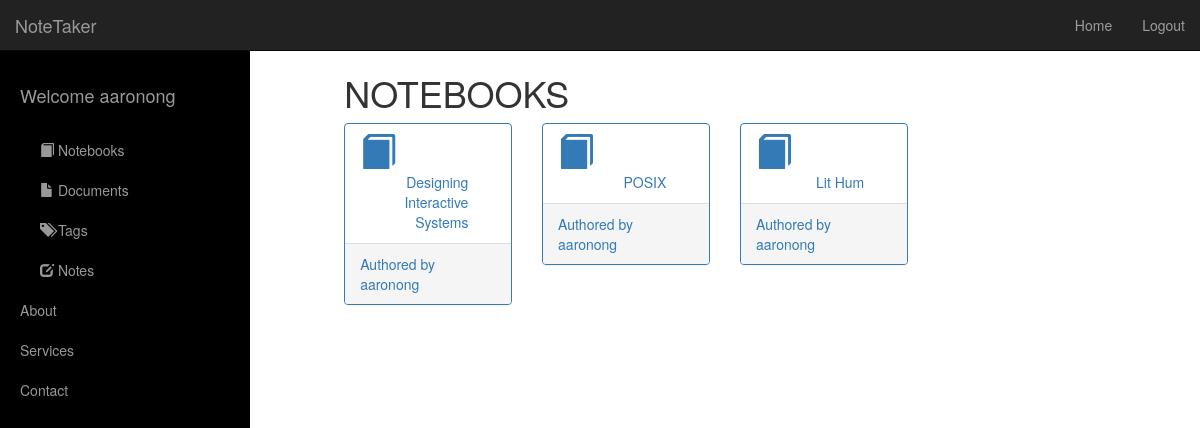
Screenshot of /notebooks/ (signed in) with the database file from the repository.
### notetaker/models.py (models this page shows, shortened)
@python_2_unicode_compatible
class Notebook(models.Model):
    owner = models.ForeignKey(NoteUser, on_delete=models.CASCADE)
    title = models.CharField(max_length=50)

### notetaker/views.py (the view)
# urls.py: url(r'^notebooks/$', views.notebooks, name='notebooks'),
def notebooks(request):
    all_notebooks = Notebook.objects.filter(owner=request.user)
    context = {
        'all_notebooks': all_notebooks,
    }
    return render(request, 'notebooks.html', context)

### notetaker/models.py (called while the page is built)
    def __str__(self):
        return self.username

### templates/notebooks.html (shortened to what this page needs)
{% extends 'base.html' %}
{% load staticfiles %}
{% block content %}
    <h2>Secret header</h2>
    <h1>NOTEBOOKS</h1>
    {% if all_notebooks %}
        <div class="row">
            {% for notebook in all_notebooks %}
                <div class="col-lg-3 col-md-6">
                    <div class="panel panel-primary">
                        <a href="/notebooks/{{ notebook.id }}/">
                            <div class="panel-heading">
                                <div class="row">
                                    <div class="col-xs-2">
                                        <i style="font-size:2.5em;" class="glyphicon glyphicon-book"></i>
                                    </div>
                                    <div class="col-xs-10 text-right">
                                        <div>{{ notebook.title }}</div>
                                    </div>
                                </div>
                            </div>
                        </a>
                        <a href="/profile/{{ notebook.owner.id }}/">
                            <div class="panel-footer">
                                <span class="pull-left">Authored by {{notebook.owner}}</span>
                                <div class="clearfix"></div>
                            </div>
                        </a>
                    </div>
                </div>
            {% endfor %}
        </div>
    {% else %}
        <p>No notebooks are available.</p>
    {% endif %}
{% endblock %}

### templates/base.html (shortened to what this page needs)
{% load staticfiles %}
<!DOCTYPE html>
<html>
	<head>
	    <link href="{% static "bootstrap/js/bootstrap.min.js" %}" rel="stylesheet">
	    <link href="{% static "bootstrap/css/bootstrap.min.css" %}" rel="stylesheet">
    	<link href="{% static "bootstrap/css/simple-sidebar.css" %}" rel="stylesheet">
	</head>
	<body>
	    <div id="wrapper">
        <div id="sidebar-wrapper">
            <ul class="sidebar-nav">
                <li class="sidebar-brand">
                    <a href="#">
                    </a>
                </li>
				<li class="sidebar-brand">
                    <a href="#">
						{% if user.is_authenticated %}
                        Welcome {{ user }}
						{% endif %}
                    </a>
                </li>
                <li>
                    <a href="/notebooks"><i style="font-size:1em;" class="glyphicon glyphicon-book"></i> Notebooks</a>
                </li>
                <li>
                    <a href="/documents"><i style="font-size:1em;" class="glyphicon glyphicon-file"></i> Documents</a>
                </li>
                <li>
                    <a href="/tags"><i style="font-size:1em;" class="glyphicon glyphicon-tags"></i> Tags</a>
                </li>
                <li>
                    <a href="/noteedit"><i style="font-size:1em;" class="glyphicon glyphicon-edit"></i> Notes</a>
                </li>
                <li>
                    <a href="#">About</a>
                </li>
                <li>
                    <a href="#">Services</a>
                </li>
                <li>
                    <a href="#">Contact</a>
                </li>
            </ul>
        </div>
		<nav class="navbar navbar-inverse navbar-fixed-top">
	      <div class="container-fluid">
	      	 <div class="navbar-header">
		       <a href="#menu-toggle" class="navbar-brand" id="menu-toggle">NoteTaker</a>
		    </div>
	        <div id="navbar" class="navbar-collapse collapse">
	          {% if user.is_authenticated %}
	          <ul class="nav navbar-nav navbar-right">
	            <li><a href="{% url 'index' %}">Home</a></li>
	            <li><a href="{% url 'logout' %}">Logout</a></li>
	          </ul>
	          {% endif %}
	        </div>
	      </div>
	    </nav>
	    <div class="container-fluid">
      	  <div class="row">
            <div class="col-sm-8 col-sm-offset-2 col-md-10 col-md-offset-1 main">
			{% block content %}
			{% endblock %}
			</div>
      	  </div>
     	</div>
	</body>
</html>

### rows the page displays
Notebook: title "Designing Interactive Systems", owner "aaronong"
Notebook: title "POSIX", owner "aaronong"
Notebook: title "Lit Hum", owner "aaronong"

### other values shown
{{ user }} "aaronong"
